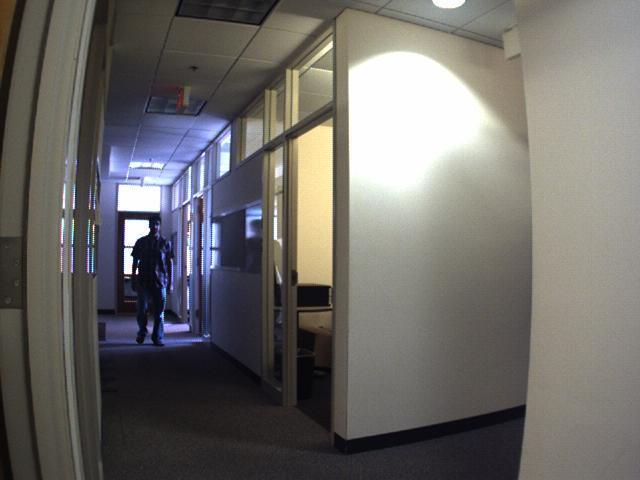
%> input picture data/frame_left.jpg, 640 x 480 px
$ octave depth_estimation_from_stereo_uncalibrated.m   (GNU Octave 9; MATLAB toolbox functions it lacks are replaced by stand-ins)
%> lines starting %> are read from the running program, lines starting %| are printed output that depends on the picture
% Read frames
I1 = imread('./data/frame_left.jpg');
%> I1 is the input picture: size 480x640x3 uint8; mean R, G, B 109.7, 107.2, 104.3
I2 = imread('./data/frame_right.jpg');
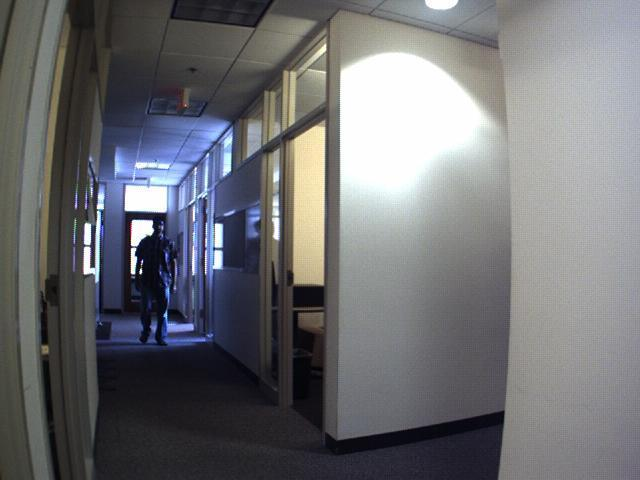
%> input picture data/frame_right.jpg, 640 x 480 px
%> I2 is the input picture: size 480x640x3 uint8; mean R, G, B 110.8, 111.6, 115

% Show images
montage({frameLeft, frameRight})
%> (this line was passed over: frameLeft is not available in this run)

% Convert to grayscale.
I1gray = rgb2gray(I1);
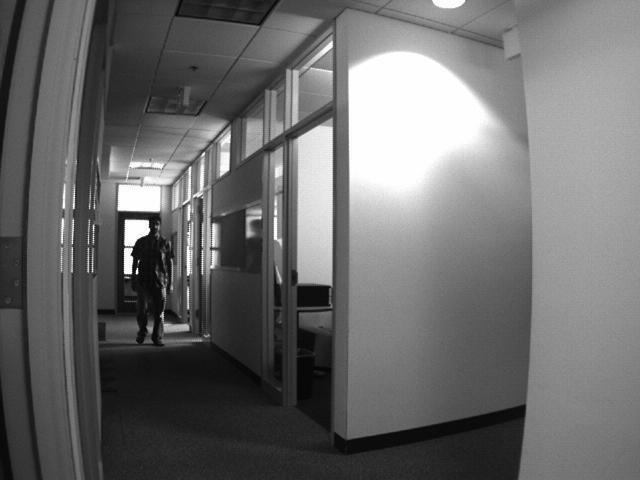
%> I1gray: size 480x640 uint8; min 1, max 255, mean 107.6
I2gray = rgb2gray(I2);
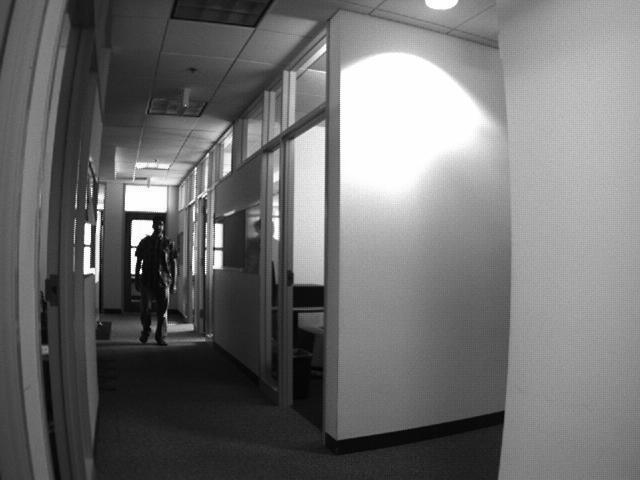
%> I2gray: size 480x640 uint8; min 0, max 255, mean 111.7

figure;
imshowpair(I1, I2,'montage');
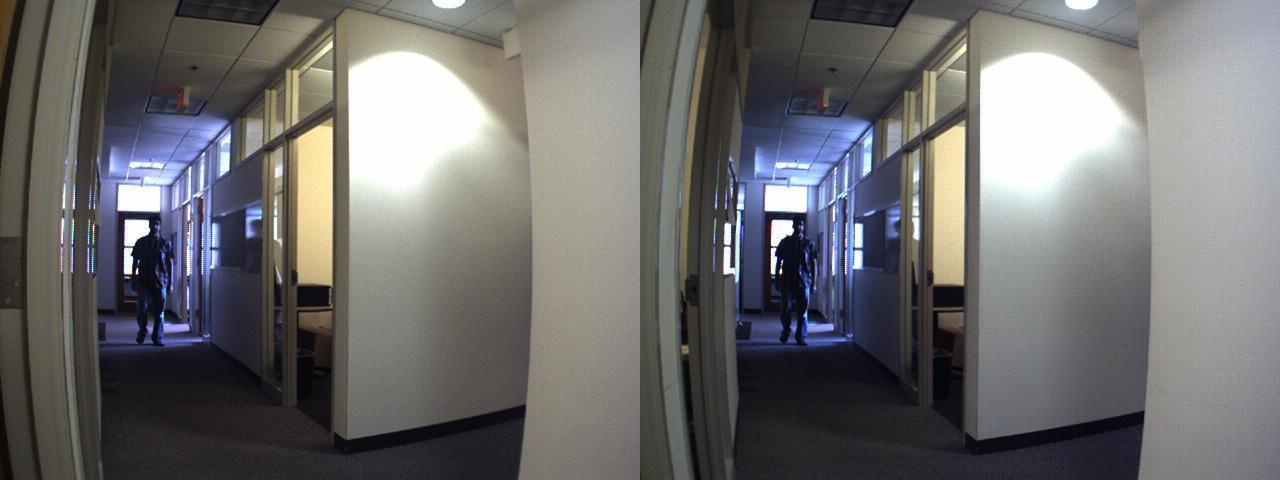
%> displayed picture: size 480x1280x3, on the screen's scale of 0 to 255; mean R, G, B 110.2, 109.4, 109.6
title('I1 (left); I2 (right)');
figure;
imshow(stereoAnaglyph(I1,I2));
%> (this line was passed over: stereoAnaglyph is not available in this run)
title('Composite Image (Red - Left Image, Cyan - Right Image)');

%> (the run ends here)
